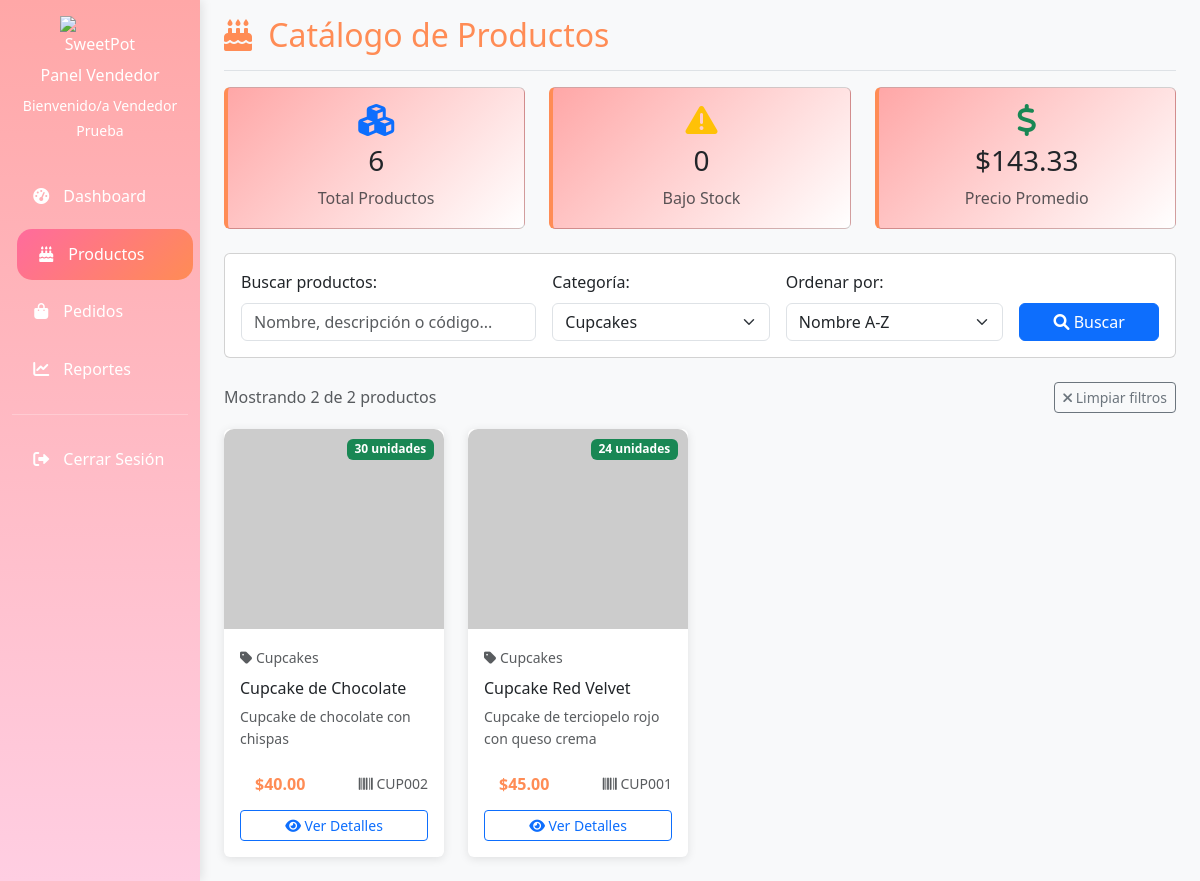
The page /vendedor/productos.php?categoria=2 (signed in) on the database its author committed.
### tables this page shows
CREATE TABLE productos (
    id INT AUTO_INCREMENT PRIMARY KEY,
    categoria_id INT NOT NULL,
    nombre VARCHAR(100) NOT NULL,
    descripcion TEXT,
    precio DECIMAL(10,2) NOT NULL,
    stock INT NOT NULL DEFAULT 0,
    stock_minimo INT DEFAULT 5,
    imagen VARCHAR(500),
    codigo_producto VARCHAR(50) UNIQUE,
    estado ENUM('activo','inactivo') DEFAULT 'activo',
    fecha_creacion DATETIME DEFAULT CURRENT_TIMESTAMP,
    fecha_actualizacion DATETIME DEFAULT CURRENT_TIMESTAMP ON UPDATE CURRENT_TIMESTAMP,
    
    FOREIGN KEY (categoria_id) REFERENCES categorias(id) ON DELETE CASCADE,
    INDEX idx_categoria (categoria_id),
    INDEX idx_nombre (nombre),
    INDEX idx_estado (estado),
    INDEX idx_codigo (codigo_producto)
);

CREATE TABLE categorias (
    id INT AUTO_INCREMENT PRIMARY KEY,
    nombre VARCHAR(100) NOT NULL UNIQUE,
    descripcion TEXT,
    estado ENUM('activo','inactivo') DEFAULT 'activo',
    fecha_creacion DATETIME DEFAULT CURRENT_TIMESTAMP,
    
    INDEX idx_nombre (nombre),
    INDEX idx_estado (estado)
);

### vendedor/productos.php (the view, shortened to what this page needs)
<?php
$db = new Database();
$conn = $db->getConnection();
$page = isset($_GET['page']) ? (int) $_GET['page'] : 1;
$limit = 12;
$search = isset($_GET['search']) ? trim($_GET['search']) : '';
$categoria = isset($_GET['categoria']) ? $_GET['categoria'] : '';
$orden = isset($_GET['orden']) ? $_GET['orden'] : 'nombre_asc';
try {
    $whereConditions = ["p.estado = 'activo'"];
    $params = [];
    if (!empty($categoria)) {
        $whereConditions[] = "p.categoria_id = :categoria";
        $params[':categoria'] = $categoria;
    }
    $whereClause = implode(' AND ', $whereConditions);
    $orderBy = match($orden) {
        'nombre_desc' => 'p.nombre DESC',
        'precio_asc' => 'p.precio ASC',
        'precio_desc' => 'p.precio DESC',
        'stock_asc' => 'p.stock ASC',
        'stock_desc' => 'p.stock DESC',
        'fecha_desc' => 'p.fecha_creacion DESC',
        default => 'p.nombre ASC'
    };
    $countQuery = "SELECT COUNT(*) FROM productos p
                   INNER JOIN categorias c ON p.categoria_id = c.id
                   WHERE $whereClause";
    $countStmt = $conn->prepare($countQuery);
    $countStmt->execute($params);
    $totalProductos = $countStmt->fetchColumn();
    $offset = ($page - 1) * $limit;
    $query = "SELECT p.*, c.nombre as categoria_nombre
              FROM productos p
              INNER JOIN categorias c ON p.categoria_id = c.id
              WHERE $whereClause
              ORDER BY $orderBy
              LIMIT :limit OFFSET :offset";
    $stmt = $conn->prepare($query);
    foreach ($params as $key => $value) {
        $stmt->bindValue($key, $value);
    }
    $stmt->bindValue(':limit', $limit, PDO::PARAM_INT);
    $stmt->bindValue(':offset', $offset, PDO::PARAM_INT);
    $stmt->execute();
    $productos = $stmt->fetchAll(PDO::FETCH_ASSOC);
    $categoriasQuery = "SELECT id, nombre FROM categorias WHERE estado = 'activo' ORDER BY nombre";
    $categoriasStmt = $conn->prepare($categoriasQuery);
    $categoriasStmt->execute();
    $categorias = $categoriasStmt->fetchAll(PDO::FETCH_ASSOC);
    $statsQuery = "SELECT
                    COUNT(*) as total_productos,
                    SUM(CASE WHEN stock <= stock_minimo THEN 1 ELSE 0 END) as productos_bajo_stock,
                    AVG(precio) as precio_promedio
                   FROM productos WHERE estado = 'activo'";
    $statsStmt = $conn->prepare($statsQuery);
    $statsStmt->execute();
    $stats = $statsStmt->fetch(PDO::FETCH_ASSOC);
} catch (Exception $e) {
    $error = "Error al cargar productos: " . $e->getMessage();
}
?>
<!DOCTYPE html>
<html lang="es">
<head>
    <link href="https://cdn.jsdelivr.net/npm/bootstrap@5.3.0/dist/css/bootstrap.min.css" rel="stylesheet">
    <link href="https://cdnjs.cloudflare.com/ajax/libs/font-awesome/6.0.0/css/all.min.css" rel="stylesheet">
    <link href="https://cdnjs.cloudflare.com/ajax/libs/animate.css/4.1.1/animate.min.css" rel="stylesheet">
    <link href="../assets/css/sweetpot.css" rel="stylesheet">
</head>
<body class="bg-light">
    <div class="container-fluid">
        <div class="row">
            <?php include 'includes/sidebar.php'; ?>
            <main class="col-md-9 ms-sm-auto col-lg-10 px-md-4">
                <div class="d-flex justify-content-between flex-wrap flex-md-nowrap align-items-center pt-3 pb-2 mb-3 border-bottom">
                    <h1 class="h2">
                        <i class="fas fa-birthday-cake me-2"></i>
                        Catálogo de Productos
                    </h1>
                </div>
                <?php if (isset($stats)): ?>
                    <div class="row mb-4">
                        <div class="col-md-4">
                            <div class="card stats-card">
                                <div class="card-body text-center">
                                    <i class="fas fa-cubes fa-2x text-primary mb-2"></i>
                                    <h3><?php echo number_format($stats['total_productos']); ?></h3>
                                    <p class="text-muted mb-0">Total Productos</p>
                                </div>
                            </div>
                        </div>
                        <div class="col-md-4">
                            <div class="card stats-card">
                                <div class="card-body text-center">
                                    <i class="fas fa-exclamation-triangle fa-2x text-warning mb-2"></i>
                                    <h3><?php echo number_format($stats['productos_bajo_stock']); ?></h3>
                                    <p class="text-muted mb-0">Bajo Stock</p>
                                </div>
                            </div>
                        </div>
                        <div class="col-md-4">
                            <div class="card stats-card">
                                <div class="card-body text-center">
                                    <i class="fas fa-dollar-sign fa-2x text-success mb-2"></i>
                                    <h3>$<?php echo number_format($stats['precio_promedio'], 2); ?></h3>
                                    <p class="text-muted mb-0">Precio Promedio</p>
                                </div>
                            </div>
                        </div>
                    </div>
                <?php endif; ?>
                <div class="card mb-4">
                    <div class="card-body">
                        <form method="GET" class="row g-3">
                            <div class="col-md-4">
                                <label class="form-label">Buscar productos:</label>
                                <input type="text" class="form-control" name="search"
                                       value="<?php echo htmlspecialchars($search); ?>"
                                       placeholder="Nombre, descripción o código...">
                            </div>
                            <div class="col-md-3">
                                <label class="form-label">Categoría:</label>
                                <select class="form-select" name="categoria">
                                    <?php foreach ($categorias as $cat): ?>
                                        <option value="<?php echo $cat['id']; ?>"
                                                <?php echo $categoria == $cat['id'] ? 'selected' : ''; ?>>
                                            <?php echo htmlspecialchars($cat['nombre']); ?>
                                        </option>
                                    <?php endforeach; ?>
                                </select>
                            </div>
                            <div class="col-md-3">
                                <label class="form-label">Ordenar por:</label>
                                <select class="form-select" name="orden">
                                    <option value="nombre_asc" <?php echo $orden == 'nombre_asc' ? 'selected' : ''; ?>>Nombre A-Z</option>
                                </select>
                            </div>
                            <div class="col-md-2 d-flex align-items-end">
                                <button type="submit" class="btn btn-primary w-100">
                                    <i class="fas fa-search"></i> Buscar
                                </button>
                            </div>
                        </form>
                    </div>
                </div>
                <div class="d-flex justify-content-between align-items-center mb-3">
                    <p class="text-muted mb-0">
                        Mostrando <?php echo count($productos); ?> de <?php echo $totalProductos; ?> productos
                    </p>
                    <?php if (!empty($search) || !empty($categoria)): ?>
                        <a href="productos.php" class="btn btn-outline-secondary btn-sm">
                            <i class="fas fa-times"></i> Limpiar filtros
                        </a>
                    <?php endif; ?>
                </div>
                <?php if (!empty($productos)): ?>
                    <div class="row">
                        <?php foreach ($productos as $producto): ?>
                            <div class="col-lg-3 col-md-4 col-sm-6 mb-4">
                                <div class="card product-card h-100">
                                    <div class="position-relative">
                                        <div class="product-image">
                                            <?php
                                            $imagenUrl = !empty($producto['imagen'])
                                                ? htmlspecialchars($producto['imagen'])
                                                : 'https://via.placeholder.com/300x200/8b4513/ffffff?text=SweetPot';
                                            ?>
                                            <img src="<?php echo $imagenUrl; ?>"
                                                 alt="<?php echo htmlspecialchars($producto['nombre']); ?>"
                                                 onerror="this.src='https://via.placeholder.com/300x200/8b4513/ffffff?text=Sin+Imagen'">
                                        </div>
                                        <span class="badge stock-badge <?php
                                            echo $producto['stock'] <= $producto['stock_minimo']
                                                ? 'bg-danger'
                                                : ($producto['stock'] <= ($producto['stock_minimo'] * 2)
                                                    ? 'bg-warning'
                                                    : 'bg-success');
                                        ?>">
                                            <?php echo $producto['stock']; ?> unidades
                                        </span>
                                    </div>
                                    <div class="card-body d-flex flex-column">
                                        <div class="mb-2">
                                            <small class="text-muted">
                                                <i class="fas fa-tag"></i>
                                                <?php echo htmlspecialchars($producto['categoria_nombre']); ?>
                                            </small>
                                        </div>
                                        <h6 class="card-title"><?php echo htmlspecialchars($producto['nombre']); ?></h6>
                                        <?php if (!empty($producto['descripcion'])): ?>
                                            <p class="card-text text-muted small flex-grow-1">
                                                <?php echo htmlspecialchars(substr($producto['descripcion'], 0, 80)); ?>
                                            </p>
                                        <?php endif; ?>
                                        <div class="mt-auto">
                                            <div class="d-flex justify-content-between align-items-center mb-2">
                                                <span class="price-tag">
                                                    $<?php echo number_format($producto['precio'], 2); ?>
                                                </span>
                                                <?php if (!empty($producto['codigo_producto'])): ?>
                                                    <small class="text-muted">
                                                        <i class="fas fa-barcode"></i>
                                                        <?php echo htmlspecialchars($producto['codigo_producto']); ?>
                                                    </small>
                                                <?php endif; ?>
                                            </div>
                                            <button type="button"
                                                    class="btn btn-outline-primary btn-sm w-100"
                                                    onclick="verDetalleProducto(<?php echo $producto['id']; ?>)">
                                                <i class="fas fa-eye"></i> Ver Detalles
                                            </button>
                                        </div>
                                    </div>
                                </div>
                            </div>
                        <?php endforeach; ?>
                    </div>
                <?php endif; ?>
            </main>
        </div>
    </div>
</body>
</html>

### assets/css/sweetpot.css (style rules this page uses)
:root { --sweetpot-pink: #ff6b9d; --sweetpot-cream: #ffa7a7; --sweetpot-brown: #FF8C55; --sweetpot-light-pink: #ffcee2; --sweetpot-dark-brown: #FF8C55; --sweetpot-white: #ffffff; --sweetpot-light-gray: #f8f9fa; --sweetpot-gray: #6c757d; --sweetpot-success: #28a745; --sweetpot-warning: #ffc107; --sweetpot-danger: #dc3545; --sweetpot-info: #17a2b8; }
body { font-family: 'Segoe UI', Tahoma, Geneva, Verdana, sans-serif; line-height: 1.6; color: var(--sweetpot-brown); }

### vendedor/productos.php (style rules this page uses)
.product-card { transition: all 0.3s ease; border: none; box-shadow: 0 2px 10px rgba(0,0,0,0.1); }
.product-image { height: 200px; overflow: hidden; border-radius: 10px 10px 0 0; }
.product-image img { width: 100%; height: 100%; object-fit: cover; transition: transform 0.3s ease; }
.stock-badge { position: absolute; top: 10px; right: 10px; }
.price-tag { background: var(--sweetpot-gold); color: var(--sweetpot-brown); font-weight: bold; padding: 5px 15px; border-radius: 20px; }
.stats-card { background: linear-gradient(135deg, var(--sweetpot-cream), #fff); border-left: 4px solid var(--sweetpot-brown); }

### rows shown on the page
productos: stock "30", categoria.nombre "Cupcakes", nombre "Cupcake de Chocolate", descripcion "Cupcake de chocolate con chispas", precio "40.00", codigo_producto "CUP002"
productos: stock "24", categoria.nombre "Cupcakes", nombre "Cupcake Red Velvet", descripcion "Cupcake de terciopelo rojo con queso crema", precio "45.00", codigo_producto "CUP001"

### other values the page prints
$_SESSION['nombre'] "Vendedor Prueba"
$stats['total_productos'] "6"
$stats['productos_bajo_stock'] "0"
$stats['precio_promedio'] "143.33"
count($productos) "2"
$totalProductos "2"
form field categoria "Cupcakes"
